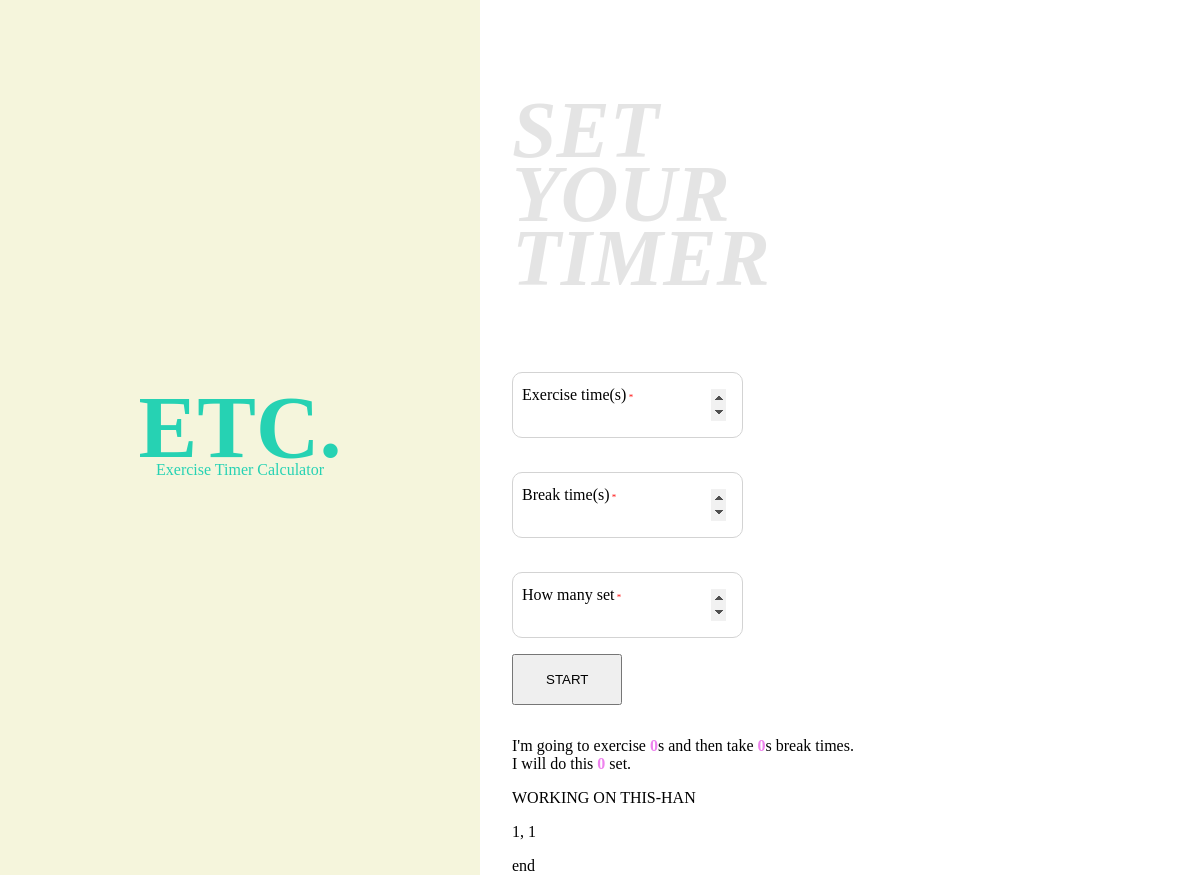
The page /exercise/timer on the database as committed earlier.
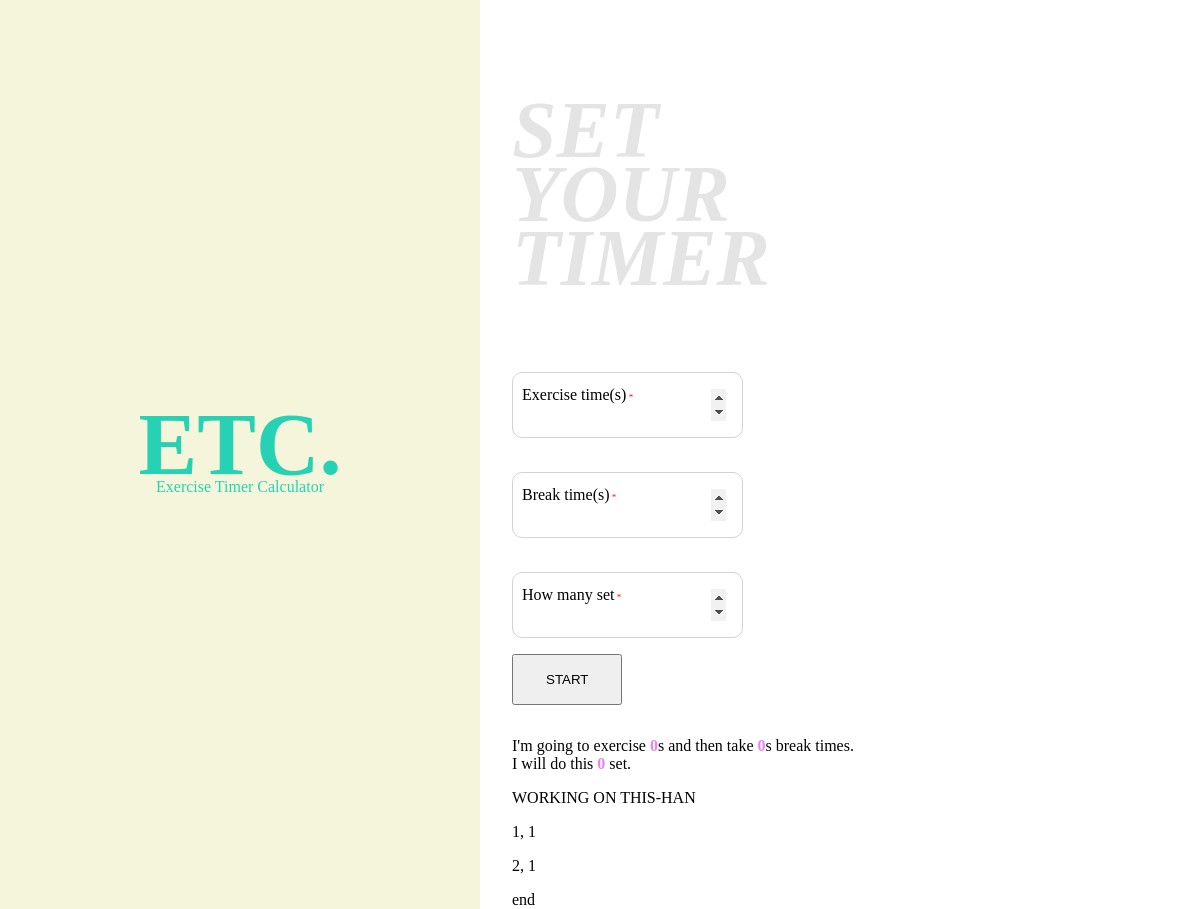
The same page on the database as committed later.
### exercise/models.py (models this page shows)
class ExerTime(models.Model):
    exerid = models.AutoField(primary_key=True)
    setno = models.IntegerField()
    exert = models.IntegerField()
    breakt = models.IntegerField()
    totalt = models.IntegerField()

### exercise/views.py (the view)
# urls.py: path('timer', views.timer, name='timer'),
@csrf_exempt
def timer(request):
    print ("checkpoint")
    time.sleep(1)
    t_times = int(request.POST.get('times',0))
    t_breakt = int(request.POST.get('breakt',0))
    t_set = int(request.POST.get('set',0))
    print(type(t_times))
    t_total =0
    t_total = (t_set)*((t_breakt)-1)+(t_set)*(t_times)
    print (t_times)
    print (t_breakt)
    print (t_set)
    exertime = ExerTime(
        setno=t_set,
        exert=t_times,
        breakt=t_breakt,
        totalt=t_total
        )
    if(exertime.setno != 0) :
        exertime.save()
    print (ExerTime.objects.all())
    print (ExerTime.objects.all().values('exerid'))
    print (exertime)
    a = "chekc"
    print (a)
    time_hash = {"times": t_times,
            "breakt": t_breakt,
            "set": t_set,
            "a": a, }
    exer_list = ExerTime.objects.all()
    context = {'exer_list': exer_list}
    print (exer_list)
    return render(request, 'exercise/timer.html', context)

### exercise/templates/exercise/timer.html (shortened to what this page needs)
<!DOCTYPE html>
{% load static %}
<html lang="en">
<head>
  <link href="{% static 'hb_style.css' %}" rel="stylesheet">
</head>
<body>
  <header>
    <p>
      <a href="">ETC.</a><br>Exercise Timer Calculator
    </p>
  </header>
  <section>
    <h1 class="title">Set <br> your <br> Timer</h1>
    <form action="/actionpage.html" method="POST">
      <label for="times">Exercise time(s)</label>
      <input type="number" name="times" id="times" min="1" onchange="showCount('times')">
      <label for="breakt">Break time(s)</label>
      <input type="number" name="breakt" id="breakt" min="1" onchange="showCount('breakt')">
      <label for="set">How many set</label>
      <input type="number" name="set" id="set" min="1" onchange="showCount('set')">
      <input type="button" id="button" value="start" onclick="setTimer()">
    </form>
    <div class="result">
      I'm going to exercise <span id="times-span">0</span>s and then take <span id="breakt-span">0</span>s break times. <br>
      I will do this <span id="set-span">0</span> set.
    </div>
    <div class="test">
      <p>WORKING ON THIS-HAN</p>
      {% for exertime in exer_list %}
      <p>{{exertime.exerid}}, {{exertime.setno}}</p>
      {% endfor %}
      <p>end</p>
    </div>
  </section>
</body>
</html>

Rows that differ between the two databases and show on the page:
added ExerTime: exerid "2", setno "1"
